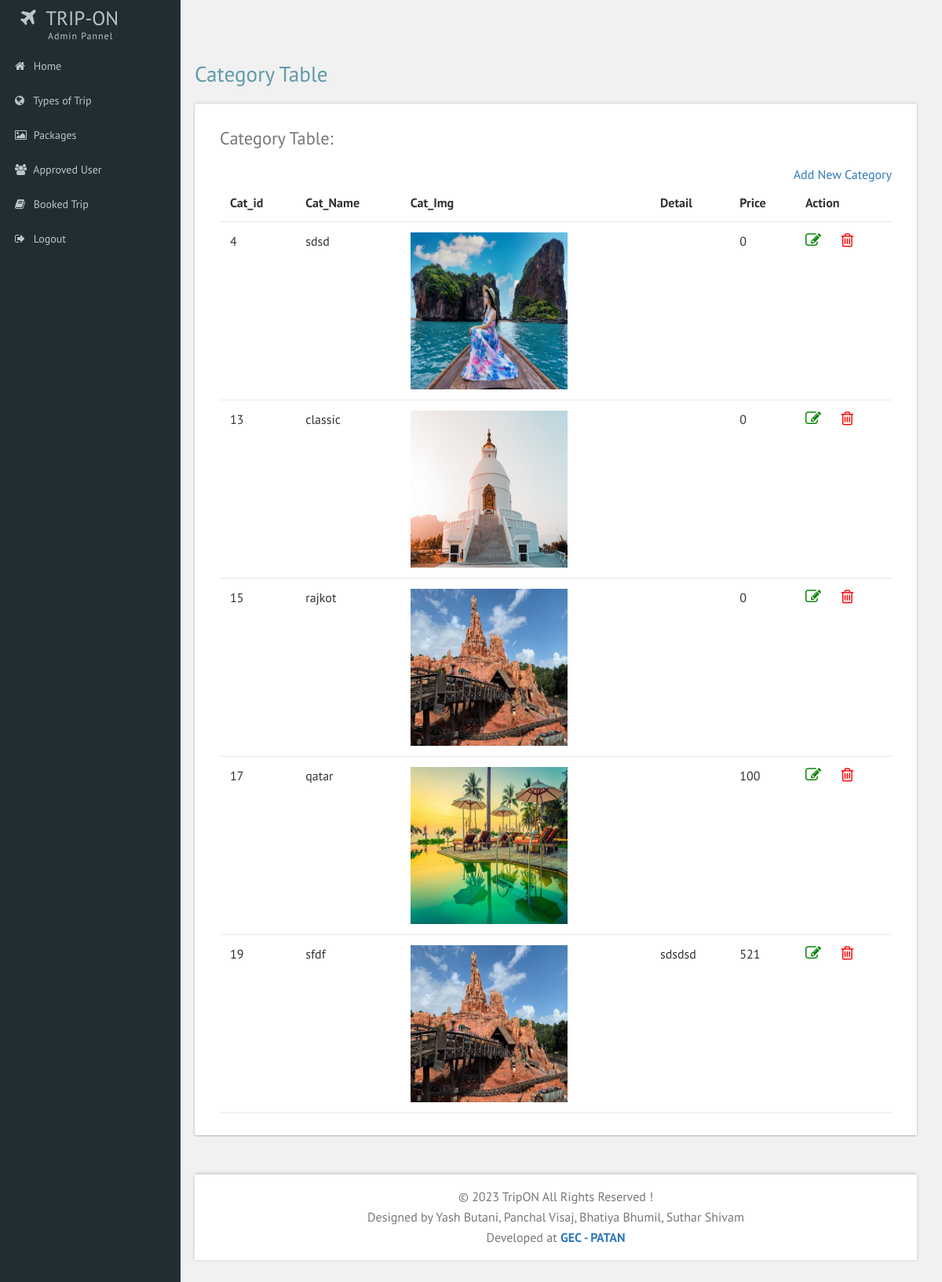
Screenshot of /web/category.php with the database file from the repository.
### tables this page shows
CREATE TABLE `cat_info` (
  `Cat_id` int(5) NOT NULL,
  `Cat_name` varchar(100) NOT NULL,
  `Cat_img` text NOT NULL,
  `Detail` text NOT NULL,
  `price` int(10) NOT NULL
);

### web/category.php (the view, shortened to what this page needs)
<?php
	include "Header.php"
?>
<div class="main grid">
    <div class="social grid">
        <div class="grid-info">
            <div id="page-wrapper">
                <div class="main-page">
                    <div class="tables">
                        <h3 class="title1">Category Table</h3>
                        <div class="panel-body widget-shadow">
                            <h4>Category Table:</h4>
                            <a href="AddNewCategory.php" style="float:right">Add New Category</a>
                            <table class="table">
                                <thead>
                                    <tr>
                                        <th>Cat_id</th>
                                        <th>Cat_Name</th>
                                        <th>Cat_Img</th>
                                        <th>Detail</th>
                                        <th>price</th>
                                        <th>Action</th>
                                    </tr>
                                </thead>
                                <?php
$con=mysqli_connect("localhost","root","","project_db");
$query="SELECT * FROM cat_info";
$c=mysqli_query($con,$query);
while($r=mysqli_fetch_array($c))
{
	?>
                                <tr>
                                    <td><?php echo $r['Cat_id'];?></td>
                                    <td><?php echo $r['Cat_name'];?></td>
                                    <td><img src="upload/<?php echo $r['Cat_img'];?>" height=200 width=200 /></td>
                                    <td><?php echo $r['Detail'];?></td>
                                    <td><?php echo $r['price'];?></td>
                                    <td>
                                        <a href="CategoryEdit.php?id=<?php echo $r['Cat_id'];?>"> <i
                                                style="font-size:20px; color:green" class="fa fa-pencil-square-o"
                                                aria-hidden="true"></i></a>
                                        <a class="dropdown-item" onclick="return confirm('Are you sure you want to delete this record');
			" href="CategoryDelete.php?id=<?php echo $r['Cat_id'];?>" onclick="return checkdelete()"><i
                                                style="font-size:20px; color:red" class="fa fa-trash-o"
                                                aria-hidden="true"></i></a>
                                    </td>
                                </tr>
                                <?php
}
?>
                            </table>
                        </div>
                        <?php
include "Footer.php";
?>

### web/css/custom.css (style rules this page uses)
#page-wrapper { padding:5em 2em 2.5em; background-color: #F1F1F1; }

### rows the page displays
cat_info: Cat_id "4", Cat_name "sdsd", Cat_img (picture), price "0"
cat_info: Cat_id "13", Cat_name "classic", Cat_img (picture), price "0"
cat_info: Cat_id "15", Cat_name "rajkot", Cat_img (picture), price "0"
cat_info: Cat_id "17", Cat_name "qatar", Cat_img (picture), price "100"
cat_info: Cat_id "19", Cat_name "sfdf", Cat_img (picture), Detail "sdsdsd", price "521"
